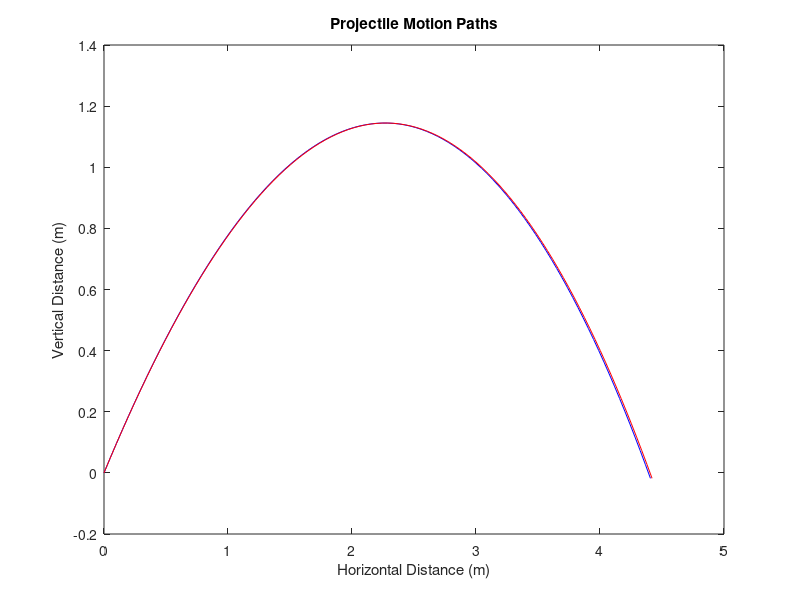

Reproduce this figure in MATLAB.
 
clear 
 close all
 disp('Welcome to the Projectile Motion Plotter');
 disp('This projects the motion for a tennis ball with and without air resistance');

 Vx = input('Please input the horizontal velocity [m/s]: '); 
Vx0 = Vx;
           
 Vy = input('Please input the vertical velocity [m/s]: '); 
Vy0 = Vy;
             

 %Sets up intial conditions
  V = sqrt(Vx^2 + Vy^2);   %Determines V by combining v of both axes 
  G = 9.80665;             %m/s^2 Acceleration due to Gravity       
  DC = 0.8;                %Drag coefficient
  Area = 0.0033;           %m^2 cross section area of a tennis ball
  Mass = 0.057;            %Kg mass of tennis ball
  x(1) = 0;                %intial x postion
  y(1) = 0;                %inital y postion
  xf(1) = 0;               %inital xf postion
  yf(1) = 0;               %intial yf postion
  AP = 1.2;                %kg/m^3 Air Density @ Sea  Level
  D = AP*DC*Area/2;        %constant needed for drag calculations created    
  t(1) = 0;                %sets intial time
  dt = 0.01;               %s set the intervals at which time will be evalutated
  i = 1;                   %sets counter/index

 %Starts a loop for Projectile Motion with Drag    
    while min(y)> -0.01;                                          
       t = t + dt;                                               
       i = i + 1;                                                
       xf(i) = xf(i-1)+ Vx.*dt;                                  
       AxD = - ( D / Mass ) * V * Vx;                            
       AyD = -G - ( D / Mass ) * V * Vy;                         
       Vx = Vx + AxD * dt;                                       
       Vy = Vy + AyD * dt;                                       
       x(i) = x(i-1) + Vx * dt + 0.5 * AxD * dt^2;               
       y(i) = y(i-1) + Vy * dt + 0.5 * AyD * dt^2;               
   end;

 plot(x,y,'b'), hold on;               %plots the Projectile Motion with Drag
 plot(xf,y,'r'), hold off;             %plots the Projectile Motion without Drag
 xlabel('Horizontal Distance (m)');    %labels the x axis "Horizontal Distance (m)"
 ylabel('Vertical Distance (m)');      %Labels the y axis "Vertical Distance (m)"
 title('Projectile Motion Paths');     %Gives a Title "Projectile Motion Paths"

#{
while min(y)> -0.01;                                          
       t = t + dt;                                               
       i = i + 1;                                                
       xf(i) = xf(i-1)+ Vx.*dt;                                  
       AxD = - ( D / Mass ) * V * Vx;                            
       AyD = -G - ( D / Mass ) * V * Vy;                         
       Vx_new = Vx + AxD * dt;                                       
       Vy_new = Vy + AyD * dt;                                       
       x(i) = x(i-1) + Vx_new * dt + 0.5 * AxD * dt^2;               
       y(i) = y(i-1) + Vy_new * dt + 0.5 * AyD * dt^2;         
       Vx = Vx_new;
       Vy = Vy_new;
   end;
#}